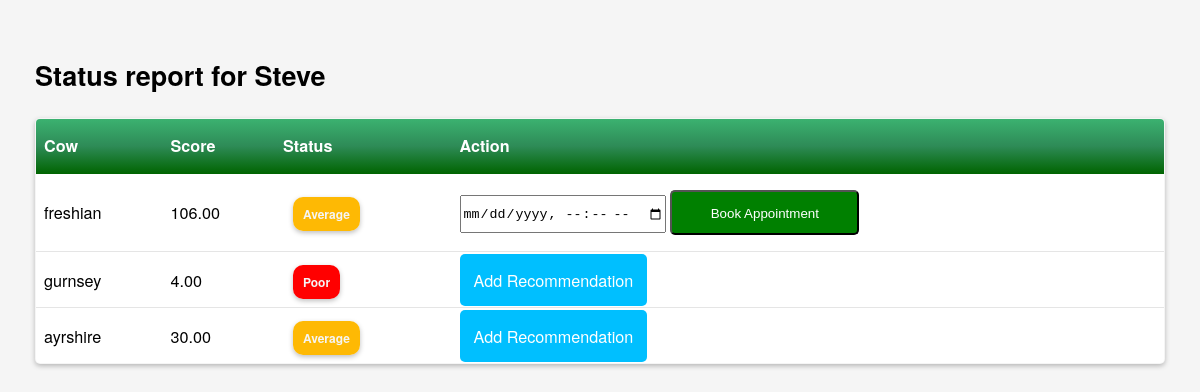
/vets/view_farmer.php?id=9001 (signed in), run on the app's committed database.
### tables this page shows
CREATE TABLE `farmers` (
  `FarmerReg_No` int(11) NOT NULL,
  `FarmerName` varchar(70) NOT NULL,
  `FarmerContact` int(10) NOT NULL,
  `FarmerId_No` int(10) NOT NULL,
  `FarmerLocation` varchar(30) NOT NULL,
  `password` varchar(255) NOT NULL,
  `vet` varchar(255) DEFAULT NULL
);

CREATE TABLE `cows` (
  `id` int(11) NOT NULL,
  `FarmerReg_No` int(11) NOT NULL,
  `name` varchar(255) NOT NULL,
  `type` text NOT NULL,
  `sales` decimal(65,2) NOT NULL,
  `farmer_id` int(11) NOT NULL,
  `cow_status` varchar(255) DEFAULT NULL,
  `cow_recommendation` tinyint(1) DEFAULT 0,
  `is_booked` tinyint(1) NOT NULL DEFAULT 0,
  `booked_at` timestamp NULL DEFAULT NULL
);

### vets/view_farmer.php (the view, shortened to what this page needs)
<!DOCTYPE html>
<html lang="en">
<head>
    <link rel="stylesheet"
          href="../report.css">
</head>
<body>
<?php
require_once "config.php";
$id=$_GET['id'];
$sql="SELECT farmers.FarmerReg_No,farmers.FarmerName,cows.type,cows.sales,cows.id,cows.cow_status,cows.cow_recommendation,clents.vet_id FROM farmers LEFT JOIN cows ON farmers.FarmerReg_No=cows.FarmerReg_No LEFT JOIN clents ON farmers.FarmerName=clents.farmer_name WHERE farmers.FarmerReg_No=$id;";
$results=$db->query($sql)->fetchAll();
function status($type,$score){
    $score=intval(round($score));
   switch ($type){
       case 'freshian':
           if (in_array($score,range(55,70))){
               return '<span class="chip primary">
		Excellent
	</span>';
           }elseif (in_array($score,range(25,40))){
               return '<span class="chip warning">
		Average
	</span>';
           }else if ($score<25){
               return "<span class='chip danger'>
		Poor
	</span>";
           }else{
               return '<span class="chip warning">
		Average
	</span>';
           }
           break;
       case 'ayrshire':
           if (in_array($score,range(35,55))){
               return '<span class="chip primary">
		Excellent
	</span>';
           }elseif (in_array($score,range(20,35))){
               return '<span class="chip warning">
		Average
	</span>';
           }else if ($score<20){
               return "<span class='chip danger'>
		Poor
	</span>";
           }else{
               return '<span class="chip warning">
		Average
	</span>';
           }
           break;
       case 'gurnsey':
           if (in_array($score,range(40,60))){
               return '<span class="chip primary">
		Excellent
	</span>';
           }elseif (in_array($score,range(20,40))){
               return '<span class="chip warning">
		Average
	</span>';
           }else if ($score<20){
               return "<span class='chip danger'>
		Poor
	</span>";
           }else{
               return '<span class="chip warning">
		Average
	</span>';
           }
           break;
   }
}
?>
<h2>Status report for <?php echo $results[0]['FarmerName']?></h2>
<table>
    <thead>
    <tr>
        <th>Cow</th>
        <th>Score</th>
        <th>Status</th>
        <th>Action</th>
    </tr>
    </thead>
    <tbody>
    <?php
    foreach ($results as $row){
        $name=$row['type'];
        $cowStatus=$row['cow_status'];
        $score=(($cowStatus=='healthy'||is_null($cowStatus))?$row['sales']:(($cowStatus=='lactating')?"<span class='chip info'>
		Lactating
	</span>":"<span class='chip danger'>
		Sick
	</span>"));
        $status=(($cowStatus=='healthy'||is_null($cowStatus))?status($row['type'],$row['sales']):(($cowStatus=='lactating')?"":""));
        $id=$row['id'];
        $recommendation=$row['cow_recommendation'];
        $action=$recommendation==false?"<a class='btn btn-success' style='background-color: deepskyblue' href='add_recommendation.php?id=$id'>Add Recommendation</a>":"<form action='book_appointment.php' method='get'><input type='datetime-local' name='date'> <input type='number' name='id' value='$id' style='display: none'> <button class='btn btn-success' style='height: 1.2cm' type='submit'>Book Appointment</button></form>";
        echo "
 <tr>
 <td>$name</td>
 <td>$score</td>
 <td>$status</td>
        <td>
        $action
        </td>
        </tr>
        ";
    }
    ?>
    </tbody>
</table>
</body>
</html>

### report.css (style rules this page uses)
body { padding:1.5em; background: #f5f5f5; font-family: "Helvetica Neue", Helvetica, Arial, sans-serif; }
table { border: 1px #a39485 solid; font-size: .9em; box-shadow: 0 2px 5px rgba(0,0,0,.25); width: 100%; border-collapse: collapse; border-radius: 5px; overflow: hidden; }
th { text-align: left; }
thead { font-weight: bold; color: #fff; background: linear-gradient(#3CB371,#2E8B57, #006400); }
td, th { padding: 1em .5em; vertical-align: middle; }
td { border-bottom: 1px solid rgba(0,0,0,.1); background: #fff; }
a { color: #73685d; }
.chip { padding: 8px 10px; border-radius: 10px; font-weight: 600; font-size: 12px; box-shadow: 0 2px 5px rgba(0,0,0,.25); margin: 0 10px; cursor: pointer; }
.chip.warning { background:#FEB904; color: whitesmoke; }
.chip.danger { background: #FF0000; color: whitesmoke; }
.btn { width: 5cm; cursor: pointer; border-radius: 5px; text-decoration: none; padding: 14px; }
.btn-success { color: white; background-color: green; }
html, body { height: 100%; }
html { font-size: 18px; line-height: 1.4; }
a { color: inherit; text-decoration: none; }

### vets/view_farmer.php (style rules this page uses)
input, button { height: 34px; }

### data on the page
farmers: FarmerName "Steve", cows.type "freshian", cows.sales "106.00", shows "Average", cows.type "gurnsey", cows.sales "4.00", shows "Poor", cows.type "ayrshire", cows.sales "30.00"
